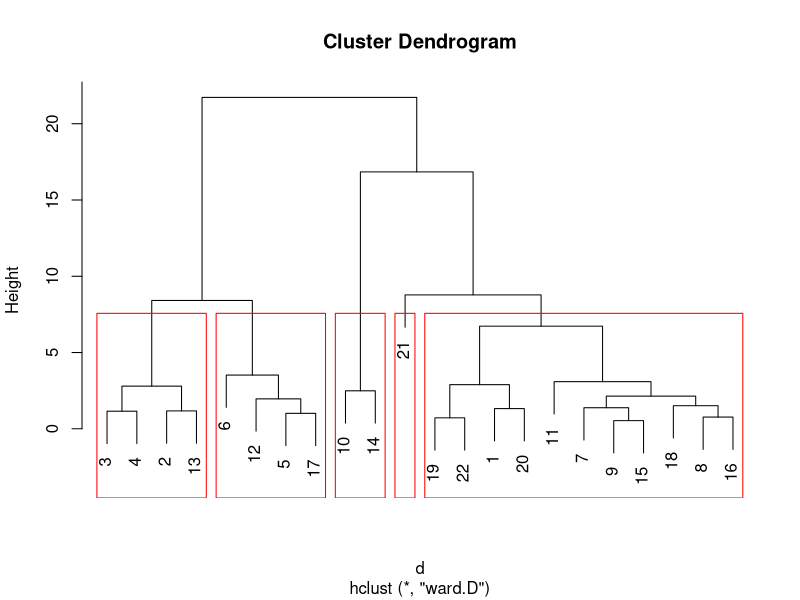
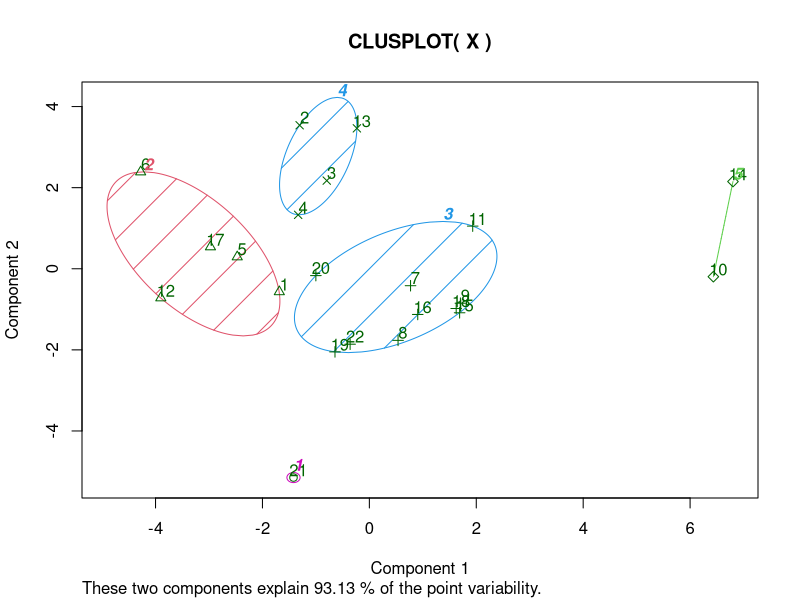
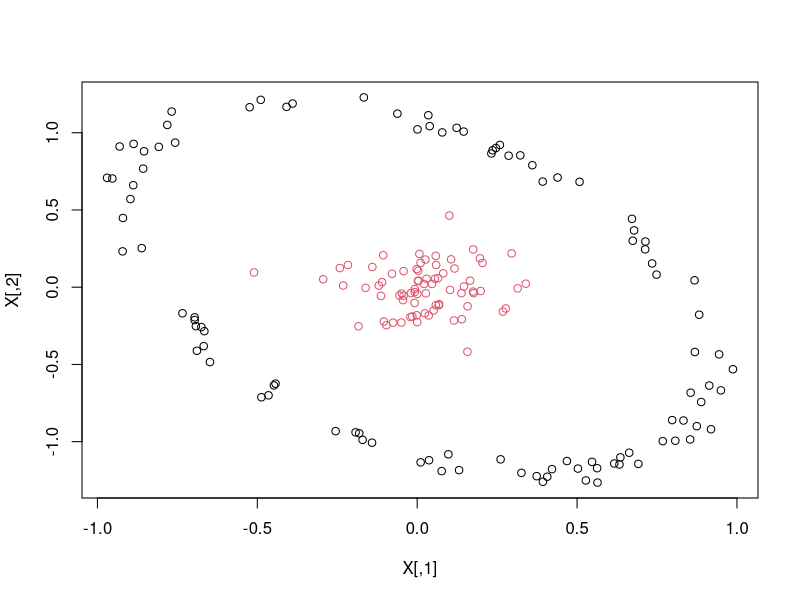

Write the R code that produced these figures, in order.
#
# Cluster Analysis
# Author: galaa
# Created on 2016/03/19 07:49:41
#

## Data

X = matrix(
  c(-21.9, -15.2, -17.1, -18.3, -20.5, -17.8, -20.6, -23.7, -20.2, -17.7, -17.3, -22.7, -14.4, -13.8, -21.2, -22.2, -20.2, -22.4, -23.9, -21.8, -30.6, -24.0, -16.3, -11.3, -13.0, -14.1, -16.0, -14.5, -15.1, -18.0, -15.0, -11.8, -12.3, -18.4, -10.7, -9.0, -16.0, -16.3, -15.7, -16.9, -18.6, -16.2, -27.6, -18.5, -7.3, -5.7, -5.9, -6.8, -7.4, -8.3, -6.1, -6.4, -7.0, -2.7, -4.8, -9.8, -5.2, -1.5, -6.6, -5.8, -8.1, -5.7, -8.1, -6.6, -16.3, -7.1, 2.7, 3.3, 2.9, 2.8, 2.9, 0.8, 3.8, 4.6, 4.6, 7.5, 4.5, 2.1, 3.4, 7.8, 4.7, 4.8, 1.7, 5.5, 3.8, 3.7, 2.8, 4.4, 10.2, 9.5, 10.5, 10.2, 10.0, 8.0, 11.7, 12.2, 12.4, 15.1, 11.9, 9.4, 9.8, 14.6, 12.5, 12.2, 9.1, 13.0, 11.6, 11.1, 12.7, 11.8, 16.4, 14.7, 15.9, 16, 15.8, 13.7, 18, 18.4, 19, 21.5, 18.2, 15.2, 15.5, 20.4, 18.6, 18.5, 15.3, 18.6, 17.8, 17, 18.4, 18, 19.3, 16.6, 17.9, 18.2, 17.9, 16, 21, 20.8, 21.7, 24.5, 21.1, 17.6, 17.8, 23.3, 21.5, 21, 18.1, 20.6, 20.5, 18.8, 20.6, 20.4, 16.7, 14.7, 15.9, 16.1, 15.6, 13.6, 18.2, 18.4, 19.3, 21.7, 18.4, 14.8, 15.6, 20.7, 19.3, 18.4, 15.5, 18.2, 17.8, 16.4, 17.8, 17.8, 9.9, 9.0, 9.6, 9.7, 8.5, 7.6, 11.6, 11.0, 12.2, 15.1, 11.9, 8.2, 10.2, 14.9, 12.5, 10.9, 8.9, 11.9, 10.9, 9.4, 10.5, 10.3, 0.5, 1.5, 1.3, 0.6, -0.2, -0.9, 1.9, 1.7, 2.2, 5.1, 2.6, -0.9, 2.1, 5.8, 2.4, 1.8, -0.4, 2.4, 0.7, 0.9, 1.6, 0.8, -11.4, -7.2, -7.7, -9.2, -11.1, -9.7, -9.8, -10.4, -9.6, -6.7, -8.1, -12.5, -6.9, -4.2, -9.6, -9.9, -11.1, -8.9, -11.9, -9.9, -8.6, -11.2, -19.6, -12.6, -14.4, -15.8, -18.2, -15.0, -17.8, -20.2, -17.7, -15.1, -15.0, -19.9, -12.3, -11.2, -18.2, -19.3, -17.7, -18.0, -20.5, -18.3, -23.6, -20.4),
  nrow = 22,
  ncol = 12,
  byrow = FALSE
)

## Alternate Data

# X = matrix(c(2,-1,3,2,-1,2,2,3),  nrow = 4,  ncol = 2,  byrow = TRUE)

## View Data

print(X)

## Prepare Data

X <- na.omit(X) # listwise deletion of missing value
X <- scale(X) # standardize variables

## ------------------------
## Hierarchical Agglomerative
## ------------------------

d <- dist(X, method = "euclidean") # distance matrix
cl <- hclust(d, method = "ward.D")
cl$height

plot(cl) # display dendrogram
rect.hclust(cl, k = 5, border = "red") # draw dendogram with red borders around the 5 clusters; DON'T CLOSE PREVIOUS PLOT 

groups <- cutree(cl, k = 5) # cut tree into 5 clusters

## ------------------------
## K-Means Cluster Analysis
## ------------------------

## Alternate Data

# X = matrix(c(5,3,-1,1,1,-2,-3,-2),  nrow = 4,  ncol = 2,  byrow = TRUE)

## K-Means Cluster Analysis

cl <- kmeans(X, 2) # 5 cluster solution
aggregate(X, by = list(cl$cluster), FUN = mean) # get cluster means
cl$centers
cl$cluster # cluster membership

## Plotting Cluster Solutions

cl <- kmeans(X, 5) # K-Means Clustering with 5 clusters

library(cluster)
clusplot(X, cl$cluster, color = TRUE, shade = TRUE, labels = 2, lines = 0) # Cluster Plot against 1st 2 principal components

## Comparing 2 cluster solutions

cl1 <- kmeans(X, 5)
cl2 <- kmeans(X, 4)

library(fpc)
cluster.stats(d, cl1$cluster, cl2$cluster)
cluster.stats # view function source code
?cluster.stats # documentation

## ------------------------
## Single Linkage Algorithm
## ------------------------

set.seed(17)

# generate elliptic data
Sigma = matrix(data = c(2,1,1,2), nrow = 2, ncol = 2, byrow = TRUE)
p = dim(Sigma)[1]; Y = c()
for (i in 1:100) {
  Z = rnorm(n = p)
  Y = rbind(Y, runif(1, min = 1.5, max = 2)^(1/p) * Z / sqrt(sum(Z^2)))
}
X = t(solve(t(chol(Sigma))) %*% t(Y))

# combine with normal data
X = rbind(X, matrix(rnorm(75 * p, sd = 0.15), ncol = p))

# hierarchical clustering with single linkage method and dividing into two groups
plot(X, col = cutree(hclust(dist(X), "single"), k = 2))
